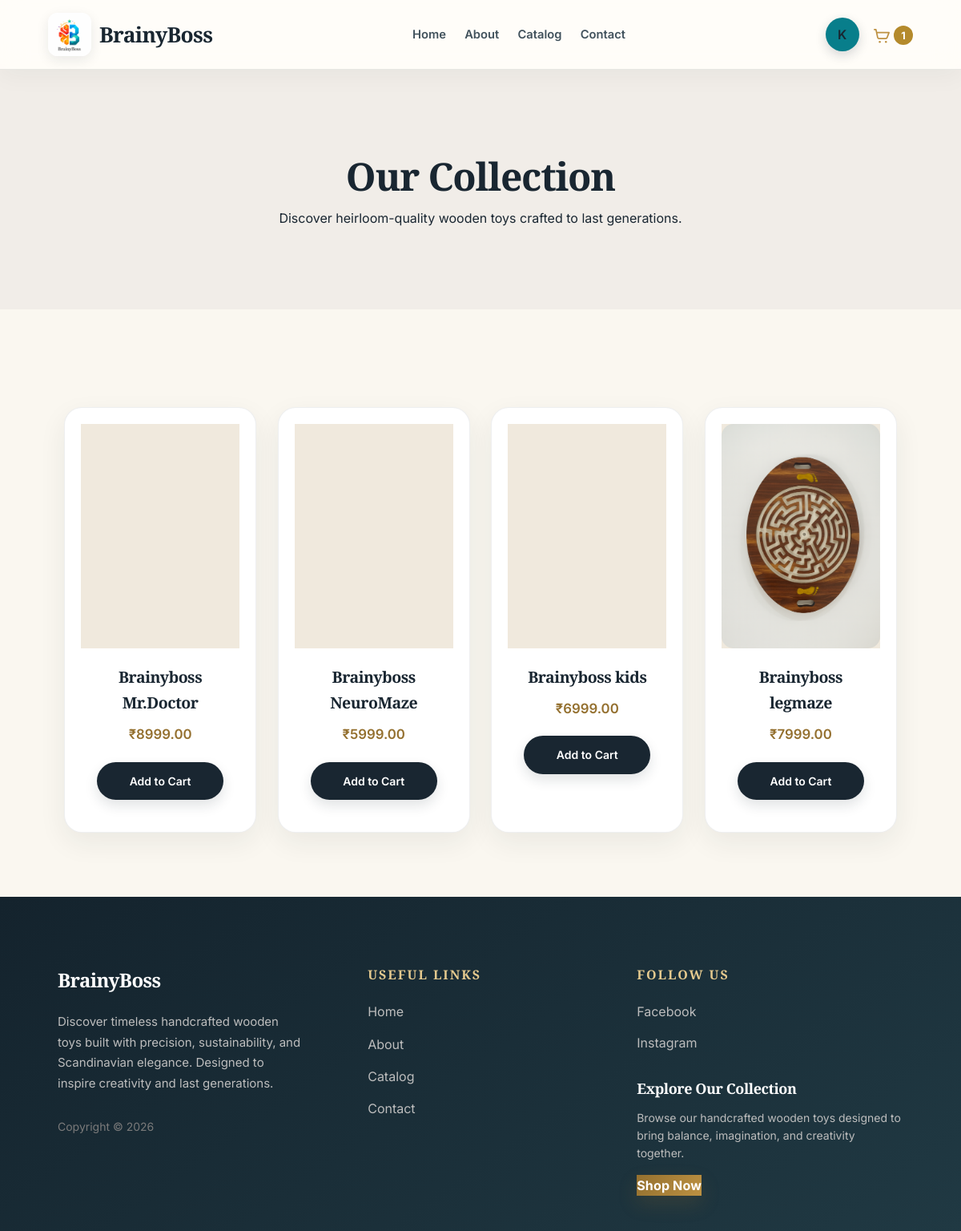
Page /catalog/ (signed in) on the committed database.
### store/models.py (models this page shows, shortened)
class Product(models.Model):
    name = models.CharField(max_length=200)
    price = models.DecimalField(max_digits=10, decimal_places=2)
    description = models.TextField(blank=True)
    image = models.ImageField(upload_to='products/', blank=True, null=True)
    stock = models.IntegerField(default=0)
    created_at = models.DateTimeField(auto_now_add=True)

### store/views.py (the view)
# urls.py: path('catalog/', views.catalog, name='catalog'),
def catalog(request):
    products = Product.objects.only('id', 'name', 'price', 'image').order_by('name')
    return render(request, 'catalog.html', {'products': products})

### store/context_processors.py (called while the page is built)
def cart_count(request):
    if not request.user.is_authenticated:
        return {'cart_count': 0}
    total = CartItem.objects.filter(cart__user_id=request.user.pk).aggregate(total=Sum('quantity'))['total']
    return {'cart_count': total or 0}

### store/templates/catalog.html (shortened to what this page needs)
{% load static %}
<!DOCTYPE html>
<html lang="en">
<head>
<link rel="stylesheet" href="{% static 'style.css' %}">
</head>
<body>
<header class="header">
  <div class="nav-container">
    <a href="{% url 'home' %}" class="brand-lockup" aria-label="BrainyBoss home">
      <img src="{% static 'img/brainyboss_logo.png' %}" alt="" class="brand-logo-image">
      <span class="brand-name">BrainyBoss</span>
    </a>
     <nav>
    <a href="{% url 'home' %}">Home</a>
    <a href="{% url 'home' %}#about">About</a>
    <a href="{% url 'catalog' %}">Catalog</a>
    <a href="{% url 'contact' %}">Contact</a>
</nav>
     <div class="nav-right">
  {% if user.is_authenticated %}
      <a href="{% url 'profile' %}" class="user-avatar" aria-label="Your profile">
          {{ user.email|default:user.username|first|upper }}
      </a>
  {% else %}
      <a href="{% url 'login' %}" class="signin">Sign In</a>
  {% endif %}
      <a href="{% url 'cart' %}" aria-label="Shopping cart, {{ cart_count }} items">
<span class="cart-count" aria-label="{{ cart_count }} items">{{ cart_count }}</span>
</a>
    </div>
  </div>
</header>
<section class="page-hero">
  <h1>Our Collection</h1>
  <p>Discover heirloom-quality wooden toys crafted to last generations.</p>
</section>
<section class="catalog-section">
<div class="product-grid">
{% for product in products %}
<div class="product-card">
    <div class="product-image">
        {% if product.image %}
            <img src="{{ product.image.url }}" alt="{{ product.name }}" loading="lazy" decoding="async">
        {% else %}
            <img src="{% static 'img/default.jpg' %}" alt="{{ product.name }}" loading="lazy" decoding="async">
        {% endif %}
    </div>
    <div class="product-info">
        <h3>{{ product.name }}</h3>
        <p class="price">₹{{ product.price }}</p>
        <form method="POST" action="{% url 'add_to_cart' product.id %}">
            <button type="submit" class="btn-primary">Add to Cart</button>
        </form>
    </div>
</div>
{% empty %}
<p style="text-align:center;">No products available.</p>
{% endfor %}
</div>
</section>
<footer class="lux-footer">
  <div class="footer-container">
    <div class="footer-col">
      <h3 class="footer-logo">BrainyBoss</h3>
      <p class="footer-desc">
        Discover timeless handcrafted wooden toys built with
        precision, sustainability, and Scandinavian elegance.
        Designed to inspire creativity and last generations.
      </p>
      <p class="copyright">Copyright © 2026</p>
    </div>
    <div class="footer-col">
      <h4 class="footer-title">Useful Links</h4>
       <ul class="footer-links">
    <li><a href="{% url 'home' %}">Home</a></li>
    <li><a href="{% url 'home' %}#about">About</a></li>
    <li><a href="{% url 'catalog' %}">Catalog</a></li>
    <li><a href="{% url 'contact' %}">Contact</a></li>
  </ul>
    </div>
    <div class="footer-col">
      <h4 class="footer-title">Follow Us</h4>
      <div class="social-links">
        <a href="#">Facebook</a>
        <a href="#">Instagram</a>
      </div>
      <div class="footer-cta">
        <h4>Explore Our Collection</h4>
        <p>
          Browse our handcrafted wooden toys designed to bring
          balance, imagination, and creativity together.
        </p>
        <a href="{% url 'catalog' %}" class="footer-shop-btn">Shop Now</a>
      </div>
    </div>
  </div>
</footer>
</body>
</html>

### rows in the picture
Product: image (picture), name "Brainyboss Mr.Doctor", price "8999.00"
Product: image (picture), name "Brainyboss NeuroMaze", price "5999.00"
Product: image (picture), name "Brainyboss kids", price "6999.00"
Product: image (picture), name "Brainyboss legmaze", price "7999.00"

### other values in the picture
{{ user.email|default:user.username|first|upper }} "K"
{{ cart_count }} "1"
